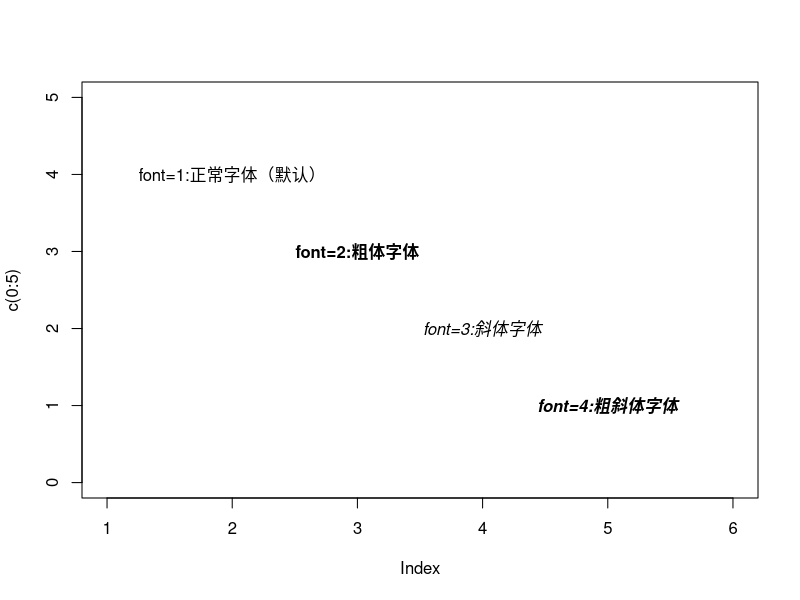
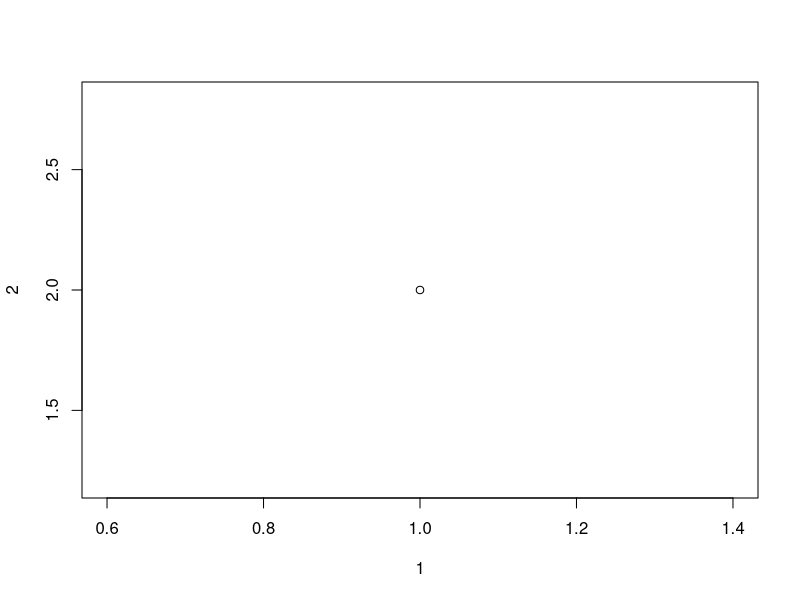
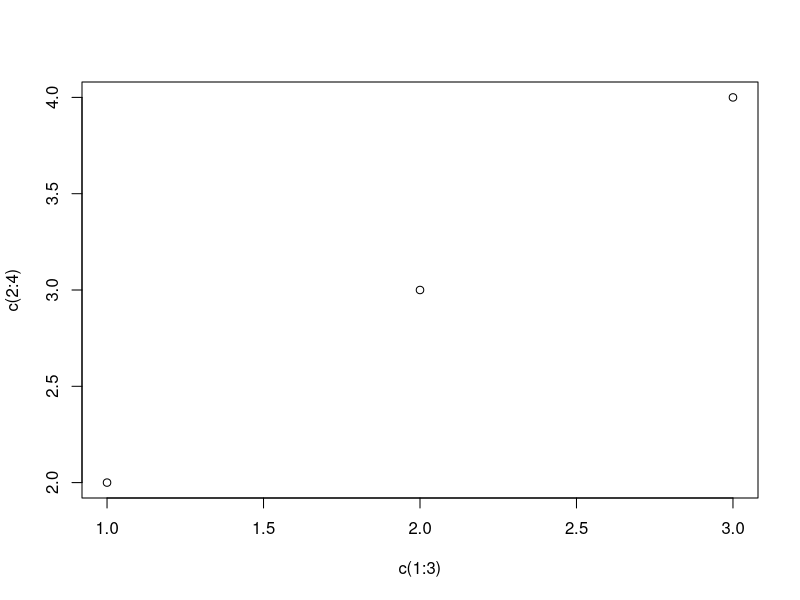
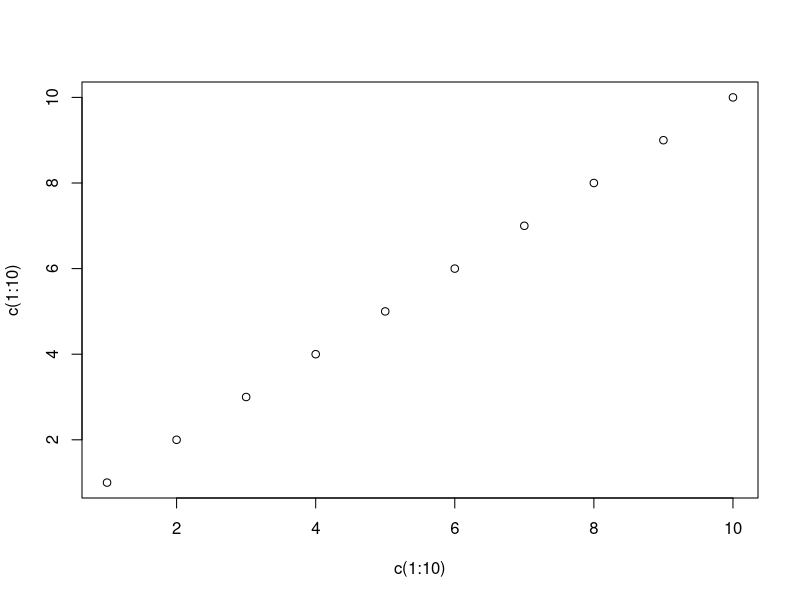

Recreate these plots in R, in order. (Note: this script raises an error after producing the figures.)
###########
### Basic plot in R for biotrainee
### R语言基础绘图，注释工作由春卷完成
###########################
#——————————————————————————————————————————————————————————————————————————
# 1.字体大小
plot(c(0:5), col = 'white')
text(2,4, labels = 'font=1:正常字体（默认）', font = 1)
text(3,3, labels = 'font=2:粗体字体',font = 2)
text(4,2,labels = 'font=3:斜体字体',font = 3)
text(5,1,labels = 'font=4:粗斜体字体',font=4)

# 不是我给你这些代码，你就一股脑的往下跑吗？好孩子，好好使用帮助文档学习新知识
###################################好好好，练一下#################################
?plot  # 好的，plot就是画图的简单函数,usage: plot(x,y,...) 
## x左边，y坐标，"..."就是很多描述这个点的限定方式和参数，例如颜色啦，大小啦，形状啦~~
plot(1,2)               # 给我画出了一个点
plot(c(1:3),c(2:4))     # 给我画出了三个点
plot(c(1:10),c(1:10))   # 给我画了十个点
plot(c(1:10),c(1:10),l) # 好像参数不是这么加的
plot(c(1:10),c(1:10),xlab = "months",ylab = "days")           ## 给加了X,Y轴title了
plot(c(1:10),c(1:10),xlab ="months",ylab = "days",font = 2)   ## 横纵坐标的标变了
#  font = 1 正常字体；font = 2粗体；font = 3 斜体；font = 4 粗斜字体
plot(c(1:10),c(1:10),xlab = "months",ylab = "days",
     text(3,7, labels = 'font=1:正常字体（默认）', font = 1)) ## 加上字啦

plot(c(1:10),c(1:10),xlab ="months",ylab = "days",
     text(4,6, labels = 'font=2:粗体字体',font = 2),font=2)   ## 加上字啦，并且还能改字体
     
######################行行行，算你厉害##################################

?require(stats) # Loading/Attaching and Listing of Packages，for lowess回归, rpois泊松分布, rnorm产生服从正太分布的随机数
?stats         # 是一个统计学计算和随机数生成的包
# require(stats) 就是load什么包的意思
plot(cars)     ## 画一个散点图
cars           ## 是一个内置的数据包
?lines(lowess(cars))   ## lowess(cars) 对cars进行回归，然后lines出来

plot(sin, -pi, 2*pi)  ## see ?plot.function  curve(expr, from = NULL, to = NULL,...)
## 对sin作图，然后呢，范围是从-pi(圆周率)到2*pi

## Discrete Distribution Plot离散分布的plot:
plot(table(rpois(100, 5)), type = "h", col = "red", lwd = 10,
     main = "rpois(100, lambda = 5)")

## Simple quantiles/ECDF, see ecdf() {library(stats)} for a better one:
plot(x <- sort(rnorm(47)), type = "s", main = "plot(x, type = \"s\")")
points(x, cex = .5, col = "dark red")


##
plot(c(0:5), col = 'white')  ## 画了一个框框，col是白色，白色不就什么都没有
plot(c(0:5), col = 'black')  ## 换成黑色看看，哎哟，不错哦
plot(c(0:5), col = 'orange')  ## 只能改颜色吗？
plot(c(0:5), c(0:5), col = 'black')  ## 为啥和plot(c(0:5), col = 'black')没区别？
plot(c(0:5), c(3:8), col = 'black')  ## 前面是x坐标，后面是y坐标
plot(c(2:7), c(3:8), col = 'black')  ## yes, we are right!

text(2,4, labels = 'font=1:正常字体（默认）', font = 1)  ## 直接加上去吗？没有前面的框框图也可以吗？
text(3,3, labels = 'font=2:粗体字体',font = 2)
text(4,2,labels = 'font=3:斜体字体',font = 3)
text(5,1,labels = 'font=4:粗斜体字体',font=4)
rm(list = ls())
text(3,3, labels = 'font=2:粗体字体',font = 2)
text(4,2,labels = 'font=3:斜体字体',font = 3)
text(5,1,labels = 'font=4:粗斜体字体',font=4)

##以上只是简单的画出一个图，然后加字体，那么我们可以拆分这些代码去了解
## 前面有一个画图的代码，plot，boxplot等等都可以
## 然后再加上代表字体属性的代码，如大小font，颜色color，位置1,2(x,y)
## 抓住这个规律，后面还会有相应的改变
#——————————————————————————————————————————————————————————————————————————————

# 1.1 字体大小
## 思考一下字体会怎么变化，除了我们直接给它规定大小之外?
plot(c(0:6),col='white',xlim = c(1,8))
plot(c(0:6),col='black',xlim = c(1,8))  ## 变成黑色，可以看出 xlim是x轴范围，那么相应还会有y轴的
plot(c(0:6),col='black',xlim = c(1,8),ylim = c(0,8))  ## 很棒
plot(c(0:6),col='#D114F2',xlim = c(1,8),ylim = c(0,8))  ## 将颜色换成颜色码
text(2,5,labels = 'cex=0.5:放大0.5倍',cex=0.5)
text(3,4,labels = 'cex=0.8:放大0.8倍',cex=0.8)
text(4,3,labels = 'cex=1(默认):正常大小',cex=1)
text(5,2,labels = 'cex=1.2:放大1.2倍',cex=1.2)
text(6,1,labels = 'cex=1.5:放大1.5倍',cex=1.5)
## 可以理解吧

## 以上的知识点有
## 1.绘图基本代码，x,y值，x,y轴的大小限制；
## 2.图内标识的颜色，color，相信color不会仅仅是black等等，可以直接用颜色码代替
## 3.添加字体的代码，字体的位置(x,y),大小cex，形状加粗或者斜体font
## 总的来说，只要在代码选项允许的范围内，可以做非常多的改变。
## 那么当一幅图有多组的时候，需要改变点的样式
#——————————————————————————————————————————————————————————————————————————————

# 1.2 点的样式
## 照例思考一下点会怎么样，圆的，方的
par(mar=c(0,0,0,0))   ## 空的，变成白板啦

plot(1,col='white',xlim = c(1,9),ylim = c(1,7))
plot(1,col='#D114F2',xlim = c(1,9),ylim = c(1,7)) # 习惯换成有颜色的

## 这是一个for循环
for(i in 0:25){
  x <- (i%/%5)*1+1
  y <- 6-(i%%5)
  if(length(which(c(21:25)==i)>=1)){
    #21--25的点格式可以设置背景色
    points(x,y,pch=i,bg='red',cex=2)
  }else{
    points(x,y,pch=i,cex=2)
  }
  text(x+0.2,y+0.3,labels = paste('pch=',i),cex=0.8)
}
## 懵。。
points(6,5,pch='*',cex=2);text(6.2,5.3,labels = paste('pch=\'*\''),cex=0.8)
points(6,4,pch='.',cex=2);text(6.2,4.3,labels = paste('pch=\'.\''),cex=0.8)
points(6,3,pch='o',cex=2);text(6.2,3.3,labels = paste('pch=\'o\''),cex=0.8)
points(6,2,pch='O',cex=2);text(6.2,2.3,labels = paste('pch=\'O\''),cex=0.8)
points(7,6,pch='0',cex=2);text(7.2,6.3,labels = paste('pch=\'0\''),cex=0.8)
points(7,5,pch='+',cex=2);text(7.2,5.3,labels = paste('pch=\'+\''),cex=0.8)
points(7,4,pch='-',cex=2);text(7.2,4.3,labels = paste('pch=\'-\''),cex=0.8)
points(7,3,pch='|',cex=2);text(7.2,3.3,labels = paste('pch=\'|\''),cex=0.8)
# points(位置(x,y),pch形状,cex大小;打字位置(x,y)，标签labels,cex大小)
## 会用就行了
#——————————————————————————————————————————————————————————————————————————————

# 1.3线的样式
## 大约有虚线，实线的区别吧。。
rm(list = ls())
par(mar=c(0,0,0,0)) ## 白板
data = matrix(rep(rep(1:7),10),ncol = 10, nrow = 7)  
## 创建7行10列的数据，每一行都是重复的数据

plot(data[1,],type = 'l',lty=0,ylim = c(1,8),xlim = c(-2,10),axes = F,
     xlab = '', ylab = '')  
## 对第一行画图（都是1）啥都没有啊，x,y的范围和标题都是空，axes=F 没有，lty=0

text(-1,1,labels = paste('lty=0',':不画线'))
## 打个字 lty=line type =0,就是不画线的意思

id = c('不画线','实线','虚线','点线','长画线','点画线','点长画线')
## 给了7个id
for(i in 2:7){
  lines(data[i,],lty=i-1)  ## 我想不通的lty=1,。。。代表不通的线
  text(-1,i,labels = paste('lty=',i,':',id[i]))
}
## 好呢！加油！
#——————————————————————————————————————————————————————————————————————————————

# 1.4线的宽度
par(mar=c(0,0,0,0))
data = matrix(rep(rep(1:5),10),ncol = 10, nrow = 5)

plot(data[1,],type = 'l',lwd=0.5,ylim = c(1,6),xlim = c(-2,10),axes = F,
     xlab = '', ylab = '') 
## 又是一个空白板哦，lwd= line wide线的宽度 axes仍旧F

text(0,1,labels = 'lwd=0.5')
lines(data[2,],lwd=0.8);text(0,2,labels = 'lwd=0.8')
lines(data[3,],lwd=1);text(0,3,labels = 'lwd=1')
lines(data[4,],lwd=2);text(0,4,labels = 'lwd=2')
lines(data[5,],lwd=4);text(0,5,labels = 'lwd=4')
## easy！
#——————————————————————————————————————————————————————————————————————————————
## 小结一下
## 1.绘图基本代码plot、boxplot等等；
## 2.图内标识的颜色、形状，color，pch
## 3.添加字体的代码，字体的位置(x,y),大小cex，形状加粗或者斜体font
## 4.添加线line，线的样式和大小~

#——————————————————————————————————————————————————————————————————————————————
# 1.5坐标轴的密度分布展示
## 乍一看题目看不懂
plot(cars$speed,cars$dist)
rug(cars$speed)  ## 有的地方就加
rug(cars$dist,side = 2)  ## 有数值的地方就加
## 跑了才知道是坐标轴的
## 目前还没想起什么图会用上这些
#——————————————————————————————————————————————————————————————————————————————

# 1.6图形边框
rm(list = ls())
x.text <- c('1月','2月','3月','4月','5月','6月','7月','8月','9月','10月','11月','12月')
sales.volume <- c(158721,190094,108441,88092,68709,50116,90117,160044,186045,
                  106334,89092,104933)
id <- c('o','l','7','c','u',']')
# 创建所需向量
par(mfrow=c(2,3))  ## 2行，每行3个图
for (i in 1:length(id)){
  plot(sales.volume,type = 'b',ylim = c(20000,250000),xaxt='n',yaxt='n',
       bty = id[i], main = paste('bty取',id[i],sep=''),xlab='月份',ylab='销量')
  axis(1,at=1:12,labels = x.text,tick = FALSE);axis(2,tick = FALSE)
}


?par  # 设置和查询图像参数
## 关于mfrow
?cex # 一种数值，表示相对于默认值，绘图文本和符号应放大多少。当设备打开时，它从1开始，当布局改变时，它被重置，例如通过设置mfrow
#mfrow  # 样式c(nr, nc)的向量。后续的图形将通过列(mfcol)或行(mfrow)在设备上的一个nc -by-nc数组中绘制。
# mfg # 一种形式c(i, j)的数字向量，其中i和j表示图形数组中的哪个图形将被绘制(如果设置)或正在绘制(如果查询)。数组必须已经由mfcol或mfrow设置
### 例子
op <- par(mfrow = c(2,2), # 2 x 2 pictures on one plot
          pty = "s")       # square plotting region,
# independent of device size
#box()函数也可以设置各边框的线条样式，bty-边框，col-颜色，lwd-线宽，lty-线样
#——————————————————————————————————————————————————————————————————————————————

# 1.7网格线
par(mfrow=c(1,1))  ## 改回来，一张图里面只有一张图
plot(sales.volume,type = 'b',ylim = c(20000,250000),xaxt='n',yaxt='n',
     main = '月销量趋势图',xlab='月份',ylab='销量（元）')
axis(1,at=1:12,labels = x.text,tick = FALSE)
grid(nx=NA, ny=8, lwd=1, col='skyblue')  ## 这是加网格线的代码~
#——————————————————————————————————————————————————————————————————————————————

# 1.8点的样式（跟上面重复了吗）
x <- 2:9;
y <- 2:9
par(mfrow=c(3,3),mar=c(2,2,2,2)) ## mar (底、左、上、右)
ida <- c('p','l','b','c','o','h','s','S','n')
for(i in 1:length(ida)){
  plot(1,1,ylim=c(1,10),xlim = c(1,10),col='white',
       main = paste('type=',ida[i],sep = ''))
  points(x,y,type=ida[i])
}
?par
# mar表格c中的一个数字向量(底、左、上、右)，它给出了要在图的四边指定的边距的行数。
# 默认值是c(5,4,4,2) + 0.1。
#——————————————————————————————————————————————————————————————————————————————

# 1.9线
par(mfrow=c(1,1),mar=c(2,2,2,2))
pv <- sample(100,10)
uv <- sample(1000,10)
sol <- lm(pv~uv)
plot(pv~uv,xlab=R.version.string,ylab = Sys.time())
abline(sol)
?lm
# Fitting Linear Models lm用于线性模型的拟合。它可以用来进行回归、单层方差分析和协方差分析(虽然aov可以为这些提供更方便的接口)
# 自己做一个试试
a<- c(1:10)  # 创建向量1
b<- c(3:12)  # 创建向量2
sol_1<- lm(a~b)  # 拟合
plot(a~b,xlab="x",ylab = "y") # 把数据画出来
abline(sol_1) # 添加拟合曲线
# 再试试一个
d<- c(1,4,2,4,6)  # 创建向量1
f<- c(2,4,6,8,10)  # 创建向量2
sol_2<- lm(a~b)  # 拟合
plot(d~f,xlab="x",ylab = "y",col="red") # 把数据画出来
abline(sol_2,col="red")
text(5,5,labels = "就是加个字")
# 棒
### 以后要做拟合曲线，就给向量1,2然后lm，再plot，abline即可
## 结合以上所学，可添加字，颜色，调整线的情况等等
#——————————————————————————————————————————————————————————————————————————————

# 1.10线段
par(mfrow=c(1,1),mar=c(4,4,4,4)) 
# mfrow表明我这张图里需要显示的图片数据，显然目前是1*1张
# 当需要多张的时候，就可以在这里修正
# mar要调大一点，这样才能看到label
## 其实mar就是画的边距，上下左右的大小，画到这里才明白是什么。
## 显然par就是设置一些基本的参数
pv <- sample(100,10)
uv <- sample(1000,10)
plot(pv,uv,xlab=R.version.string,ylab = Sys.time())
segments(pv[1],uv[1],pv[5],uv[5])

## 上面的图片太单调啦，我们来运用前面的知识，画一个有趣的
## 更改点的样式，更改点的颜色
## 更改线的样式和颜色
## 添加字体，修改字体的样式和颜色

plot(pv,uv,xlab=R.version.string,ylab = Sys.time(),
     col="red",pch='*',cex=2) # 看见没label
segments(pv[1],uv[1],pv[5],uv[5],lty=1,lwd = 3,col = "blue")
text(60,400,labels = "干得漂亮！",font=2,col="orange")
#——————————————————————————————————————————————————————————————————————————————

# 1.11箭头
## 感觉跟直线是一样的打法~可以跟直线做类比哦~
plot(1,xlim = c(0,10),ylim = c(0,8),col='white')
arrows(1,1,8,1,angle = 90);text(9,1,'angle=90')
arrows(1,3,8,3,angle = 60);text(9,3,'angle=60')
arrows(1,5,8,5,angle = 30);text(9,5,'angle=30')
arrows(1,7,8,7,angle = 0);text(9,7,'angle=0')
#——————————————————————————————————————————————————————————————————————————————

# 1.12 多边形
# 多边形1
## 暂时想不出来
par(mfrow = c(2,1),mar=c(3,2,3,2))  # 2*1张图，并且把画边距改小一点
## 发现之前画图的基本设置会沿用到下一张图，所以在画图之前可以稍微修改一下基本设置
plot(0,xlim = c(0,10),ylim = c(0,10),col='white')  ## 只要设置为white，就是一块白板
polygon(x=c(1,1,9,9),y=c(9,1,1,9),col = 'orange',border = 'blue')
## 猜border是边缘的意思
plot(0,xlim = c(0,10),ylim = c(0,10),col='white')
polygon(x=c(1,1,9,9),y=c(9,1,9,1),col = 'orange',border = 'blue')
?polygon
# 多边形绘制顶点在x和y中给定的多边形。
## 要不我们来画一个有意思的
par(mfrow = c(2,1),mar=c(3,2,3,2))
plot(0,0,xlim = c(0,10),ylim = c(0,15),col='white') 
polygon(x=c(1,2,4,9),y=c(9,1,1,9),col = 'pink',border = 'yellow')
plot(0,0,xlim = c(0,10),ylim = c(0,15),col='white') 
polygon(x=c(1,4,5,4),y=c(9,1,1,9),col = 'pink',border = 'yellow')
text(2,4,labels = "come on!", font = 3,cex = 0.5)
text(4,6,labels = "come on!", font = 3,cex = 2)

## 多边形2
par(mfrow = c(1,1),mar=c(4,4,4,4))
n <- 100
xx <- c(0:n, n:0)
yy <- c(c(0, cumsum(stats::rnorm(n))), rev(c(0, cumsum(stats::rnorm(n)))))
plot   (xx, yy, type = "n", xlab = "Time", ylab = "Distance")
polygon(xx, yy, col = "gray", border = "yellow")
title("Distance Between Brownian Motions",col="blue") # 不能改颜色耶,所以标题还需要另外改
?title

## 简单来补充一下title的知识咯
## Specifying "..." :
plot(1, col.axis = "sky blue", col.lab = "thistle") # 轴的颜色，label的颜色
title("Main Title", sub = "sub title", ## title内容，
      cex.main = 2,   font.main= 4, col.main= "blue", # 大小，样式，颜色
      cex.sub = 0.75, font.sub = 3, col.sub = "red")
## 把学到的应用到之前的图上
plot(xx, yy, type = "n", xlab = "Time", ylab = "Distance",
      col.axis = "blue",col.lab = "pink") # 设置坐标轴颜色，坐标轴名字颜色)
polygon(xx, yy, col = "gray", border = "yellow")
title("Distance Between Brownian Motions", sub = "biotrainee", ## title内容
      cex.main = 1,font.main= 2, col.main= "red",
      cex.sub = 0.75, font.sub = 3, col.sub = "green") 
#——————————————————————————————————————————————————————————————————————————————

# 1.13 气泡图
## 在心里默默的想了一遍气泡图应该是怎么样的，想不出来
id <- c('手机数码','食品饮料','电脑办公','家居用品','母婴玩具','家用电器','服装鞋帽','日用百货','虚拟商品','箱包礼品')
conver <- c(0.012,0.02,0.015,0.014,0.018,0.013,0.01,0.025,0.045,0.011)
pv <- c(23.19,10.89,15.09,12.11,9.6,20.29,40.56,28.66,20.43,13.84)
price <- c(3509,59,2501,509,411,3011,476,81,379,610)
## 构建了所需向量

library(RColorBrewer)
col <- brewer.pal(11,'Spectral')[2:11]

cex.max <- 12
cex.min <- 3
a <- c(cex.max-cex.min)/(max(price)-min(price))
b <- cex.min-a*min(price)
cex2 <- a*price+b
#cex2 <- price/max(price)
par(mfrow = c(1,1),mar=c(2,2,2,2))
plot(pv,conver,col=col,cex=cex2,pch=16,ylim = c(0,0.06),xlab = '页面浏览量（万）',ylab = '转化率',main=list('各类目转化率-页面浏览量-客单价',cex=1.5),yaxt='n')
legend('topleft',legend = id,pch=16,col=col,bty='n',cex=0.75,ncol=5)
axis(2,labels = paste(seq(0,5,1),'%',sep = ''),at=seq(0,0.05,0.01))
text(x=pv,y=conver,labels = price,cex=0.8)
text(x=38,y=0.055,labels = 'Z-客单价',cex=1.1)
## 这个图我没咋研究
#——————————————————————————————————————————————————————————————————————————————

# 1.14 曲线图
x.text <- c('1月','2月','3月','4月','5月','6月','7月','8月','9月','10月','11月','12月')
sales.1 <- c(49.9,71.5,106.4,129.2,144,176,135.6,148.5,216.4,194.1,95.6,54.4)
sales.2 <- c(83.6,78.8,98.5,93.4,106.0,84.5,105,104.3,91.2,83.5,106.6,92.3)
sales.3 <- c(48.9,38.8,39.3,42.4,47,48.3,62,59.6,52.4,65.2,59.3,53)
sales.4 <- c(42.4,33.2,34.5,39.7,52.6,70.5,57.4,62,47.6,39.1,46.8,51.1)
id <- c('帆布鞋','T恤','皮包','冲锋衣')
col <-c('green','yellow','brown','gray')
plot(sales.1,type = 'b',xaxt='n',ylim = c(0,300),col=col[1],main = '月销量趋势图',xlab = '月份',ylab = '销量（万）')
axis(1,at=1:12,labels = x.text,tick = FALSE)
legend('topleft',legend = id,horiz = T,pch=15,col=col,cex=0.8,bty='n')
grid(nx=NA,ny=8,lwd=1,lty=2,col='skyblue')

lines(sales.2,type = 'b',col=col[2])
lines(sales.3,type = 'b',col=col[3])
lines(sales.4,type = 'b',col=col[4])
## 就是一个一个往上叠加
#——————————————————————————————————————————————————————————————————————————————

# 1.15 柱状图
id <- LETTERS[1:11]
month.3 <- c(25746,8595,12832,10910,7034,2978,6934,4770,1137,1164,6926)
month.4 <- c(46496,20150,19682,14177,20703,8434,9560,5113,1804,1468,11156)
month.5 <- c(53346,26547,23271,16909,14786,12733,11545,7483,2506,1743,11869)
data <- matrix(c(month.3,month.4,month.5),ncol = 3)
## 创建向量之后组合成为矩阵
library(RColorBrewer)
col <- brewer.pal(11,'Spectral')[1:11]
?col
# 返回一个整数矩阵，该矩阵指示类矩阵对象中的列号，或列标签的因数。
?brewer.pal
# 创建好看的调色板，特别是专题地图

par(mfrow = c(1,1),mar=c(4,4,4,4))
barplot(data,col = col,xaxt='n',beside = TRUE,ylim = c(0,60000))
title(main = list('订单取消原因',cex=1.5),sub = '月份：3-4 品类：鞋',
      ylab='订单月取消数目')
?barplot
# 创建带有垂直或水平条的条形图。
# col 条形或条形分量的颜色向量。默认情况下，如果高度是向量，则使用灰色，如果高度是矩阵，则使用伽玛校正灰色调色板。
# besides 一个逻辑值。如果为F，则高度列表示为堆叠条，如果为T，则列表示为并置条。


legend('topleft',legend = id,pch = 15,col = col,ncol = 2,cex = 0.8) ## 给legend
axis(1,labels = c('3月份','4月份','5月份'),at=c(6,18,30),tick = FALSE)  ## 给x轴

per100 <- function(x){
  x <- x/sum(x)
  result <- paste(round(x*10000)/100,'%',sep='')
  result
}

text(labels = c(per100(month.3),per100(month.4),per100(month.5)),cex=0.6,
     x=c(seq(from=1.5,by=1,length.out = 11),seq(from=13.5,by=1,
                                                length.out=11),seq(from=25.5,by=1,length.out = 11)),
     y=c(month.3,month.4,month.5)+1000)
### 不明所以
#——————————————————————————————————————————————————————————————————————————————

# 1.16 条状图
### 代码越来越复杂，就越来越讨厌。
id <- LETTERS[1:18]  # 创建向量
pv <- sort(sample(30000,18),decreasing = TRUE) # 创建向量

library(RColorBrewer)
col <- c(brewer.pal(9,'YlOrRd')[1:9],brewer.pal(9,'Blues')[1:9])  ## 调色

# 绘图
barplot(pv,col = col,horiz = TRUE,xlim = c(-3e3,3e4))
# 跟上面不同的地方，horiz=T，也就是水平的
title(main = list('ASDFGHJKL',cex=1.5),sub = R.version.string,
      ylab = Sys.time())
text(y=seq(from=0.7,length.out = 18,by=1.2),x=-1500,labels = id)
legend('topright',legend = rev(id),pch = 15,col = rev(col),ncol = 2,cex = 0.5)

text(labels=paste(round(1e4*pv/sum(pv))/100,'%',sep=''),cex=0.65,
     y=seq(from=0.7,length.out = 18,by=1.2),x=pv+1000)
## 下面就是常规的
#——————————————————————————————————————————————————————————————————————————————

# 1.17 饼图
data <- LETTERS[1:7] # LETTERS内置向量，字母ABCDEFG
num <- runif(7) #
?runif # 产生随机偏差

library(RColorBrewer)
col <- brewer.pal(11,'Dark2')[3:11]
pie(num,col = col,xaxt='n',labels=paste(id,':',round(num*1000)/100,'%',sep=''))
## 显然pie就是画饼图的函数
# ??xaxt='n'  不知道这是个啥玩意
title(main = list('ZXCVBNM',cex=1.5),sub = Sys.Date())

pie(num,col = col,xaxt='n',labels=paste(id,':',round(num*1000)/100,'%',sep=''))
## 哈哈哈，改成a就剩下一个角,xaxt必须是n哦
#——————————————————————————————————————————————————————————————————————————————

# 1.18 双坐标图
# step1 设置数据，简单画图
data <- data.frame(pre=c(113,134,123,145,137,196,187),
                   now=c(129,122,134,149,146,215,208))

ylim.max <- 550
col <- c('green','yellow')
barplot(as.matrix(rbind(data$pre,data$now)),
        beside = TRUE, ylim = c(0, ylim.max), col = col, axes = F)
axis(2,col.axis='red',col='orange',col.ticks = 'skyblue') 

# step2 设置坐标
#设置坐标都是我们之前学的
title(main = list('主标题',cex=1.5,col='red',font=3),
      sub = paste('副标题','\n',R.version.string,Sys.time()),
      ylab = 'y轴标题')

## step3 设置图例 legend
text.legend = c('上周PV','本周PV','pv同比增长','PV环比增长')
col2 = c('black','blue')
legend('topleft',pch=c(15,15,16,16),legend = text.legend, col=c(col,col2),
       bty = 'n',horiz = TRUE,cex =0.65,x.intersp=0.5,pt.cex=0.5)

# step4 添加x轴坐标
#添加x轴坐标
text.x <- c('周一','周二','周三','周四','周五','周六','周日')
axis(side = 1,c(2,5,8,11,14,17,20),labels = text.x, tick = FALSE, cex.axis=0.75)

# step5 添加副坐标
axis(4,at=seq(from = 250, length.out = 7, by =40),
     labels = c('-60%','-40%','-20%','0','20%','40%','60%'))

# #同比增长=（now[t]-pre[t]）/pre[t]
same.per.growth <- (data$now - data$pre)/data$pre
#环比增长 = （now[t]-now[t-1]）/now[t-1]
ring.growth <- c(NA,diff(data$now)/data$now[1:(length(data$now) -1)])
a <- 200;b <- 370
lines(c(2,5,8,11,14,17,20),a*same.per.growth+b,type = 'b',lwd=1)
lines(c(2,5,8,11,14,17,20),a*ring.growth+b,type = 'b',lwd=1,col='blue')
### 发现没，可以不停的网上叠加东西

##在同比和环比曲线上添加文字
j <- 1
for(i in 1:length(data[,1])){
  text(3*i-1,a*same.per.growth[i]+b-5,
       paste(round(same.per.growth[i]*10000)
      /100,'%',sep = ''),cex = 0.65);j=j+1
      text(3*i-1,a*ring.growth[i]+b-5,
           paste(round(ring.growth[i]*10000)/100,                                                                                '%',sep = ''),col='blue',cex = 0.65);j=j+2
}

#为柱形图添加文字
j <- 1
for(i in 1:length(data[,1])){
  text(j+0.5,data$pre[i]+10,data$pre[i],col = 'green');j <- j+1
  text(j+0.5,data$now[i]+10,data$now[i],col ='yellow');j <- j+2
}

#####################################eeeeee###############
#——————————————————————————————————————————————————————————————————————————————

# 1.19 图形的局部放大
id <- LETTERS[1:9]
num <- c(0.053,0.46,0.087,0.213,0.078,0.042,0.031,0.026,0.01)
data <- data.frame(id=id,num=num)
split <- 6  #设置分割变量
max.bar2 <- 0.4 #设置副柱状图高度变量

bar.data1 = matrix(rev(c(rep(NA, split+1),num[1:split],sum(num[-(1:split)]))),
                   ncol = 2, nrow = split+1)


bar.data2 = matrix(c(rep(NA, split+1),rev(num[-(1:split)]),
                     rep(NA,nrow(data)-split-1)), ncol = 2, nrow = split+1)

library(RColorBrewer)
col <- brewer.pal(12,'Set1')

#绘图
barplot(bar.data1,col = c('azure3',col[1:split]),axes = FALSE,ylim = c(0,1),
        xlim = c(0,4.5),border = 'azure3')
barplot(bar.data2*(max.bar2/sum(num[-(1:split)])),col = col[-(1:split)],
        axes = FALSE, add = TRUE, border = 'azure3')
polygon(x=c(1.2,1.2,1.4,1.4),y = c(0,sum(num[-(1:split)]),max.bar2,0),
        col='azure3',border = 'azure3')
##
labels=paste(round(num*10000)/100,'%',sep = '')
y1 <- 0
for(i in 1:split){
  y1[i] = sum(num[-(1:i)])
}

text(x=1,y=y1+0.02,labels[1:split],cex=0.8)
y2 <- 0
for(i in 1:(nrow(data)-split-1)){
  y2[i] <- sum(num[(split+i+1):nrow(data)])
}
y2 <- c(y2,0)
y2 <- y2*(max.bar2/sum(num[-(1:split)]))
text(x=2,y=y2+0.02,labels[-(1:split)],cex = 0.8)

### 不明所以
legend('topright',legend =id,pch=15,col=c(rev(col[1:split]),
        rev(col[-(1:split)])),ncol = 2,bty = 'n')

title(main = list('ASDFGHJKL',cex=1.5),sub = Sys.time())


#### 总结
## 首先要掌握基本绘图，其次再去修改细节
## 每一个代码敲完不一定会马上记得怎么用
## 下一次用的时候，还能想起来去哪里找代码。

